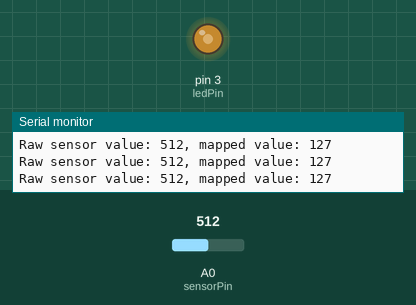
Recording of a sketch running on a simulated Arduino Uno, built with avr-gcc and run on an emulated ATmega328P. Parts: output pins drawn as LEDs (lit = HIGH), the last lines printed to the serial monitor. Inputs (shaded band) come from the test bench; at power-on: A0 (sensorPin) = 512.

Above: at 1.2 s.
1.3 s: A0 (sensorPin) set to 716
At 2.4 s:
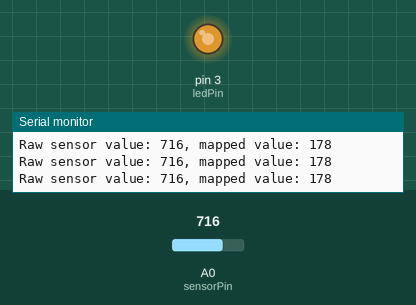
2.8 s: A0 (sensorPin) set to 900
At 4.0 s:
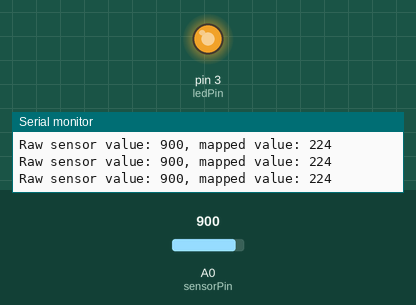
4.3 s: A0 (sensorPin) set to 122
At 5.5 s:
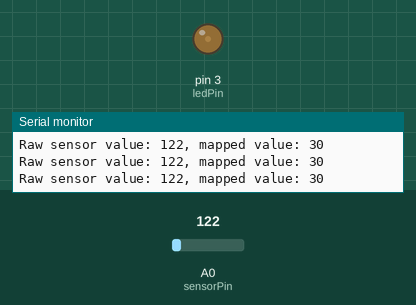
5.8 s: A0 (sensorPin) set to 106
At 7.1 s:
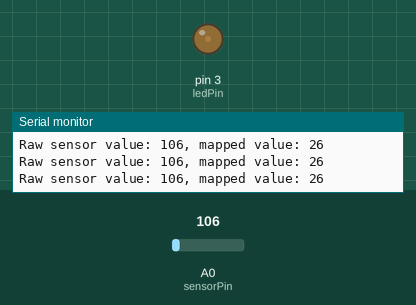
8.8 s: A0 (sensorPin) set to 88
At 10.1 s:
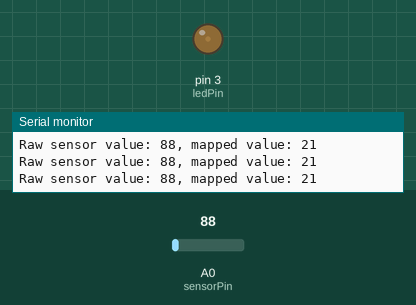
11.8 s: A0 (sensorPin) set to 511
At 13.2 s:
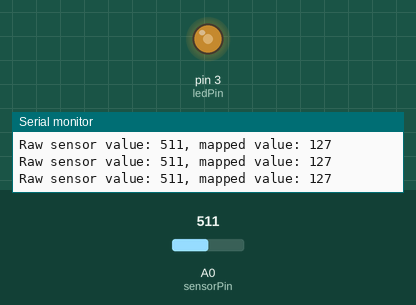
Timing chart, 0 to 14.3 s (numbered marks = the images above; inputs shaded):
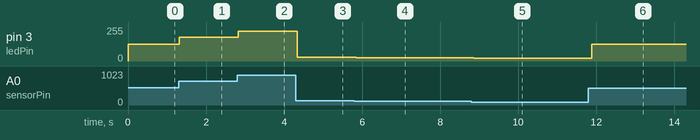

The sketch:

02-80-Grove-ControlledBrightness.ino
```cpp
/*  Arduino for Beginners with Grove
 *
 * This code is part of a course from Tech Explorations.
 * For information about this course, please see
 *
 * https://techexplorations.com/so/grove/
 *
 * For information on hardware components and the wiring needed to
 * run this sketch, please see the relevant lecture in the course.
 *
 *
 *  Created by Peter Dalmaris
 *
 */

int sensorPin = A0;    // Potentiometer sensor
int ledPin = 3;      // select the pin for the LED

void setup() {
  pinMode(ledPin, OUTPUT);  // declare the ledPin as an OUTPUT
  Serial.begin(9600);
}

void loop() {

  int sensorValue   = analogRead(sensorPin);                // read the value from the sensor
  int brightness    = map(sensorValue, 0, 1023, 0, 255); // Map the sensor input value
                                                            // (ranges from 0 to 1023) to
                                                            // milliseconds (from 100 to 2000).
  Serial.print("Raw sensor value: ");
  Serial.print(sensorValue);
  Serial.print(", mapped value: ");
  Serial.println(brightness);
  analogWrite(ledPin, brightness);
  delay(100);
}
```

Measured:
- after the input at 1.3 s, pin 3 (ledPin): 127/255 → 178/255 at once
- after the input at 2.8 s, pin 3 (ledPin): 178/255 → 224/255 at once
- after the input at 4.3 s, pin 3 (ledPin): 224/255 → 30/255 at once
- after the input at 5.8 s, pin 3 (ledPin): 30/255 → 26/255 at once
- after the input at 8.8 s, pin 3 (ledPin): 26/255 → 21/255 after 0.07 s
- after the input at 11.8 s, pin 3 (ledPin): 21/255 → 127/255 after 0.09 s
